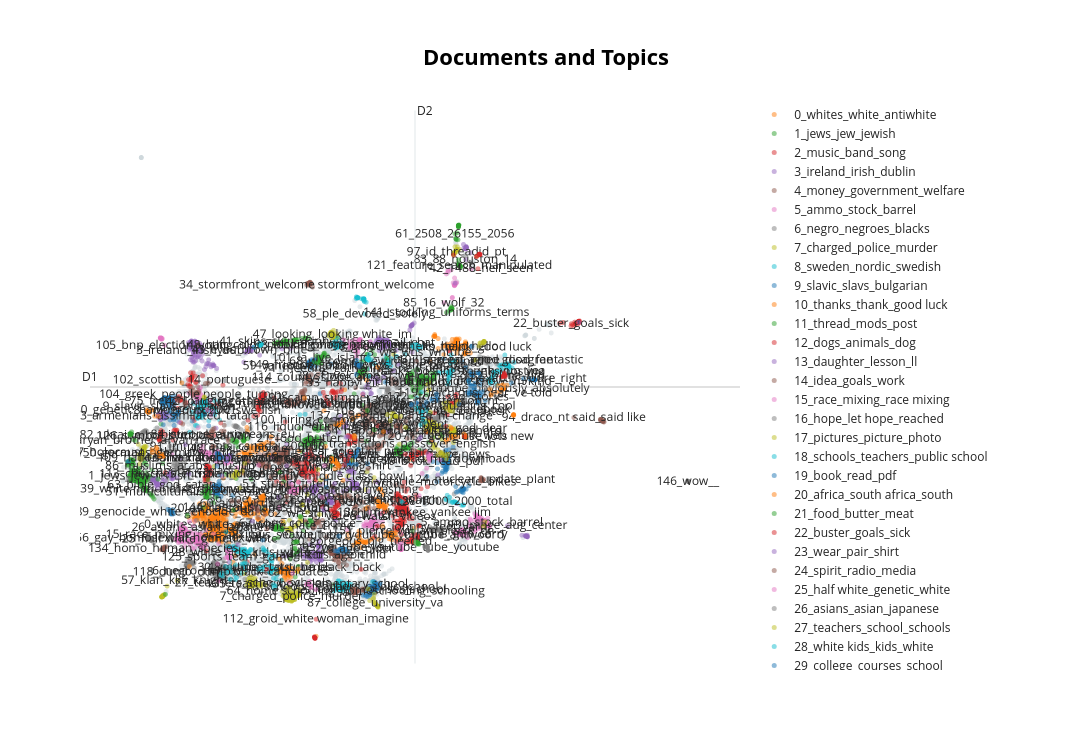

Notebook code cell kept with this figure:
### Code cell
fig = topic_model.visualize_documents(train_docs)
fig.show()
